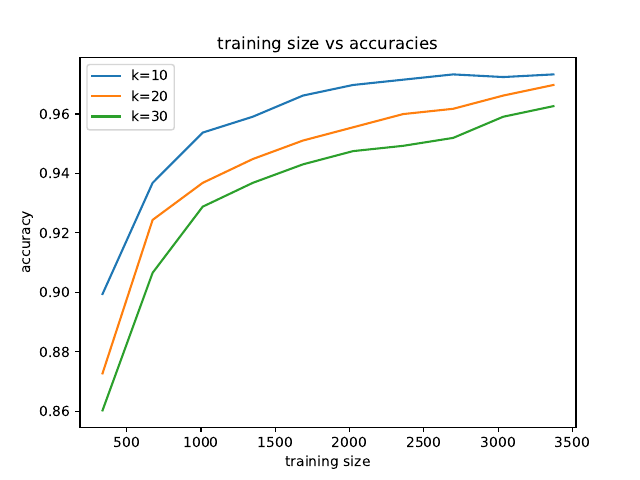

The script that saved this image:
import json
import numpy as np
import pandas as pd
import sys
import math
import matplotlib.pyplot as plt

def computeDistance(train_df_numeric, train_df_categoric, test_df_numeric, test_df_categoric,train_size, test_size, labels, k):

    train_df_numeric_values = train_df_numeric.values
    train_df_categoric_values = train_df_categoric.values

    test_df_numeric_values = test_df_numeric.values
    test_df_categoric_values = test_df_categoric.values

    dist_matrix_numeric = np.sum(abs(train_df_numeric_values[:, np.newaxis, :] - test_df_numeric_values), axis=2)
    dist_matrix_categoric = np.sum(train_df_categoric_values[:, np.newaxis, :] != test_df_categoric_values, axis=2)


    final_dist_matrix = np.zeros((train_size, test_size))

    if(dist_matrix_numeric.size!= 0):
        final_dist_matrix+= dist_matrix_numeric
    if(dist_matrix_categoric.size!= 0):
        final_dist_matrix+= dist_matrix_categoric


    n_counts = np.argsort(final_dist_matrix, axis=0, kind='mergesort')

    k_counts = n_counts[0:k, :]

    train_labels = labels.values



    predicted_matrix = train_labels[k_counts[:, :]]

    predicted_matrix = np.sort(predicted_matrix, axis=0, kind='mergesort')
    predicted_matrix_df = pd.DataFrame(predicted_matrix)

    value_counts = predicted_matrix_df.apply(lambda x: x.value_counts()).fillna(0).astype('int64')
    predictions = value_counts.apply(lambda x : x.values.argmax())

    predictions = predictions.apply(lambda x : dataset_labels[x])

    predictions = predictions.values

    '''
    predictions = []
    for distances in final_dist_matrix.T:

        dist_with_labels = np.concatenate((distances[:,None],labels[:,None]),axis=1)
        distance_df = pd.DataFrame.from_records(dist_with_labels,columns = ["distance", "labels"])
        k_distances = distance_df.nsmallest(k, ["distance"])

        label_counts = k_distances["labels"].value_counts()

        votes = label_counts.reindex(dataset_labels)
        votes = votes.fillna(0)
        votes = votes.astype('int64')
        predicted_label = votes.values.argmax()

        predictions.append(dataset_labels[predicted_label])


    predictions = np.asarray(predictions)
    '''
    correct_predictions = sum(test_labels == predictions)
    acc = correct_predictions / predictions.shape[0]
    #print(train_size, end = ",")
    #print(acc)
    return acc

def splitAndCompute(k):
    training_sizes = []
    accuracy_list = []
    for i in range(0,10):
        if(i == 9):
            train_df = global_train_df
            train_labels = global_train_labels
        else:
            train_df = global_train_df.iloc[0 : math.floor((i+1)*step_size),]
            train_labels = global_train_labels.iloc[0 : math.floor((i+1)*step_size),]

        train_df_numeric = pd.DataFrame()
        train_df_categoric = pd.DataFrame()

        test_df_numeric = pd.DataFrame()
        test_df_categoric = pd.DataFrame()

        for i,column in enumerate(train_df):
            if(train_datatypes[i] == "numeric"):
                train_df_numeric[column] = train_df[column]
                test_df_numeric[column] = test_df[column]
            else:
                train_df_categoric[column] = train_df[column]
                test_df_categoric[column] = test_df[column]


        for column in train_df_numeric:

            mean_var = np.sum(train_df_numeric[column]) / train_df_numeric[column].size

            stddev_var = np.sqrt(np.sum(np.square(train_df_numeric[column] - mean_var))/ train_df_numeric[column].size)
            if(stddev_var == 0):
                stddev_var = 1

            train_df_numeric[column] = (train_df_numeric[column] - mean_var)/stddev_var
            test_df_numeric[column] = (test_df_numeric[column] - mean_var)/stddev_var


        train_size = train_df.shape[0]
        test_size = test_df.shape[0]
        acc = computeDistance(train_df_numeric, train_df_categoric, test_df_numeric, test_df_categoric, train_size, test_size, train_labels, k)
        training_sizes.append(train_size)
        accuracy_list.append(acc)
    return training_sizes, accuracy_list

def computeGraph():
    k_list = [10,20,30]

    for k in k_list:
        training_sizes, accuracy_list = splitAndCompute(k)
        plt.plot(training_sizes, accuracy_list, label="k="+str(k))
        plt.legend()
    plt.title("training size vs accuracies")
    plt.xlabel("training size")
    plt.ylabel("accuracy")
    plt.savefig("learning_curve.pdf")
    plt.show()



k = int(sys.argv[1])
train_file_path = sys.argv[2]
test_file_path = sys.argv[3]

with open(train_file_path) as f1, open(test_file_path) as f2:

    train_json_data = json.load(f1)
    test_json_data = json.load(f2)


    train_columns = np.array(train_json_data["metadata"]["features"])


    train_datatypes = train_columns[:, 1]
    train_datatypes = train_datatypes[: -1]

    dataset_labels = train_columns[-1, 1]
    train_columns = train_columns[:,0]


    global_train_df = pd.DataFrame.from_records(train_json_data["data"], columns= train_columns)

    global_train_labels = global_train_df.iloc[:, -1]
    global_train_df = global_train_df.iloc[:, : -1]

    total_size = global_train_df.shape[0]
    step_size = (total_size / 10)




    test_columns = np.array(test_json_data["metadata"]["features"])
    test_datatypes = test_columns[:, 1]

    test_columns = test_columns[:, 0]


    test_df = pd.DataFrame.from_records(test_json_data["data"], columns= test_columns)
    test_labels = test_df.iloc[:, -1]
    test_df = test_df.iloc[:, : -1]

    training_sizes,accuracy_list = splitAndCompute(k)

    for training_size, accuracy in zip(training_sizes, accuracy_list):
        print(training_size, end=",")
        print(accuracy)


    # Uncomment below code to perform computation for graph
    '''
    #Computing for graph
    computeGraph()
    '''
























